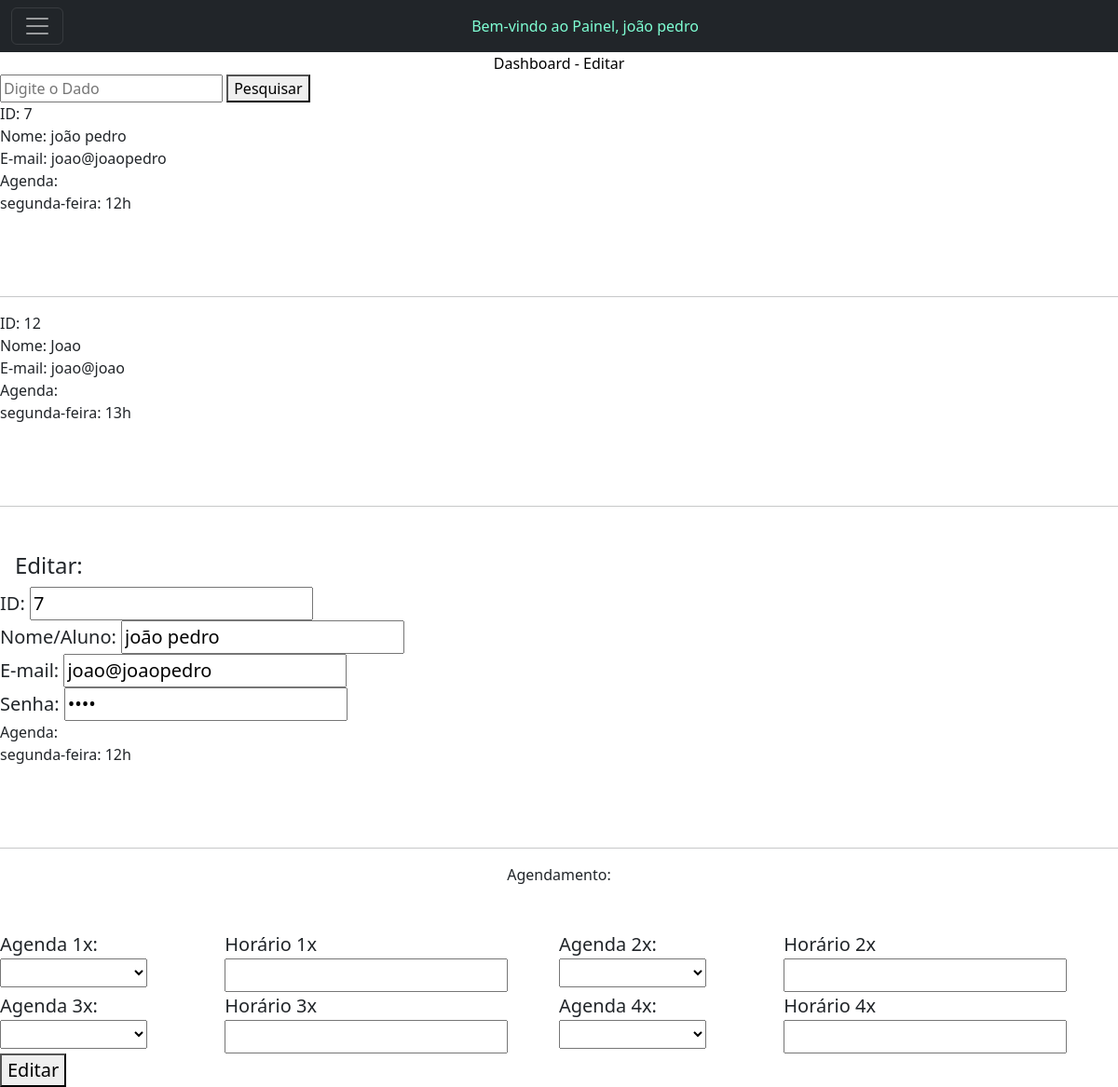
Screenshot of /editar_beta.php?busca=Joao (signed in) with the database file from the repository.
### tables this page shows
CREATE TABLE `usuarios` (
  `id` int(11) NOT NULL,
  `nome` varchar(140) NOT NULL,
  `fone` varchar(20) NOT NULL,
  `responsavel` varchar(140) NOT NULL,
  `endereco` varchar(150) NOT NULL,
  `email` varchar(140) NOT NULL,
  `data_nasc` date NOT NULL,
  `tipo` varchar(20) NOT NULL,
  `agenda` varchar(150) NOT NULL,
  `senha` varchar(16) NOT NULL,
  `aulas` longtext NOT NULL,
  `matricula` varchar(100) NOT NULL
);

### editar_beta.php (the view, shortened to what this page needs)
<?php
include('conexao.php');
?>
<!doctype html>
<html lang="pt-br">
<head>
  <link href="https://cdn.jsdelivr.net/npm/bootstrap@5.2.1/dist/css/bootstrap.min.css" rel="stylesheet"
>
</head>
<body>
  <header>
<nav class="navbar navbar-dark bg-dark">
  <div class="container-fluid">
    <button class="navbar-toggler" type="button" data-bs-toggle="collapse" data-bs-target="#navbarToggleExternalContent" aria-controls="navbarToggleExternalContent" aria-expanded="false" aria-label="Toggle navigation">
      <span class="navbar-toggler-icon"></span>
    </button>
    <h7 class="text-center m-auto" style="color: aquamarine;">Bem-vindo ao Painel, <?php echo $_SESSION['nome'];?>
</h7>
  </div>
</nav>
  </header>
  <main>
    <p class="text-center m-auto" style="color: black;">Dashboard - Editar</p>
    <form action="">
    <input name="busca" placeholder="Digite o Dado" type="text">
    <button type="submit">Pesquisar</button>
</form>
            <?php
  if (!isset($_GET['busca'])) {
    ?>
  <tr>
      <th scope="row">#</th>
      <td colspan="3">Digite para pesquisar</td>
    </tr>
    <?php
} else {
  $pesquisa = $mysqli->real_escape_string($_GET['busca']);
$sql_code = "SELECT *
FROM usuarios
WHERE nome LIKE '%$pesquisa%'
OR tipo LIKE '%$pesquisa%'
OR agenda LIKE '%$pesquisa%'";
$sql_query = $mysqli->query($sql_code) or die("Error ao consultar" . $mysqli->error);
if ($sql_query->num_rows == 0) {
  ?>
  <tr>
  <th scope="row">1</th>
  <td colspan="3">Resultados NÃO encontrados...</td>
</tr>
<?php
} else {
while($dados = $sql_query->fetch_assoc()){
  ?>
  <tr>
    <td>ID: <?php echo $dados['id']; ?><br></td>
    <td>Nome: <?php echo $dados['nome']; ?><br></td>
    <td>E-mail: <?php echo $dados['email']; ?><br></td>
    <td>Agenda:<br><?php echo $dados['agenda']; ?><br><hr></td>
  </tr>
  <?php
}
} ?>
<?php
}
  ?>
<div class="d-flex flex-row align-items-center justify-content-center justify-content-lg-start">
</div>
    <form action="processar_editor.php" method="POST">
        <div class="d-flex flex-row align-items-center justify-content-center justify-content-lg-start">
           <p class="lead fw-normal mb-1 me-3">
          <p class="h4">Editar:</p></p></div>
          <div class="d-flex flex-row align-items-center justify-content-center justify-content-lg-start">
          <p class="lead fw-normal mb-0 me-3">
             <label>ID:</label>
            <input type="text" name="id" placeholder="" value="<?php echo $_SESSION['id'];?>">
           </p></div>
          <div class="d-flex flex-row align-items-center justify-content-center justify-content-lg-start">
          <p class="lead fw-normal mb-0 me-3">
             <label>Nome/Aluno:</label>
            <input type="text" name="nome" placeholder="" value="<?php echo $_SESSION['nome'];?>">
           </p></div>
           <div class="d-flex flex-row align-items-center justify-content-center justify-content-lg-start">
          <p class="lead fw-normal mb-0 me-3">
             <label>E-mail:</label>
            <input type="email" name="email" placeholder="" value="<?php echo $_SESSION['email'];?>">
           </p></div>
           <div class="d-flex flex-row align-items-center justify-content-center justify-content-lg-start">
          <p class="lead fw-normal mb-0 me-3">
             <label>Senha:</label>
            <input type="password" name="senha" placeholder="*******" value="<?php echo $_SESSION['senha'];?>">
           </p></div>
           Agenda:<br><?php echo $_SESSION['agenda']; ?><br><hr>
        <p class="text-center m-auto">Agendamento:</p><br></br>
        <div class="d-flex flex-row align-items-center justify-content-center justify-content-lg-start">
           <p class="lead fw-normal mb-1 me-3">
          <label>Agenda 1x:
          <select name="agenda" id="agenda">
          <option value=""></option>
          <option value="segunda-feira: ">Segunda-Feira</option>
          </select>
          <p class="lead fw-normal mb-0 me-3">
            <label>Horário 1x</label>
            <input type="text" name="horario1x" placeholder="" value="">
                    </p></p>
                    <p class="lead fw-normal mb-1 me-3">
          <label>Agenda 2x:
          <select name="agenda2x" id="agenda2x">
          <option value=""></option>
          <option value="segunda-feira: ">Segunda-Feira</option>
          </select>
          <p class="lead fw-normal mb-0 me-3">
                        <label>Horário 2x</label>
            <input type="text" name="horario2x">
        </p></p>
</label></div>
<div class="d-flex flex-row align-items-center justify-content-center justify-content-lg-start">
<p class="lead fw-normal mb-1 me-3">
          <label>Agenda 3x:
          <select name="agenda3x" id="agenda3x">
          <option value=""></option>
          <option value="segunda-feira: ">Segunda-Feira</option>
          </select>
          <p class="lead fw-normal mb-0 me-3">
            <label>Horário 3x</label>
            <input type="text" name="horario3x">
                    </p></p>
                    <p class="lead fw-normal mb-1 me-3">
          <label>Agenda 4x:
          <select name="agenda4x" id="agenda4x">
          <option value=""></option>
            <option value="segunda-feira: ">Segunda-Feira</option>
          </select>
          <p class="lead fw-normal mb-0 me-3">
                        <label>Horário 4x</label>
            <input type="text" name="horario4x">
        </p></p>
        </p><br><br>
        </p><br><br></div>
                  <div class="d-flex flex-row align-items-center justify-content-center justify-content-lg-start">
          <p class="lead fw-normal mb-0 me-3">
            <button type="submit">Editar</button>
        </p></div>
          </div></form></div>
  </main>
</body>
</html>

### rows the page displays
usuarios: id "7", nome "joão pedro", email "joao@joaopedro", agenda "segunda-feira: 12h"
usuarios: id "12", nome "Joao", email "joao@joao", agenda "segunda-feira: 13h"

### other values shown
$_SESSION['nome'] "joão pedro"
$_SESSION['agenda'] "segunda-feira: 12h"
